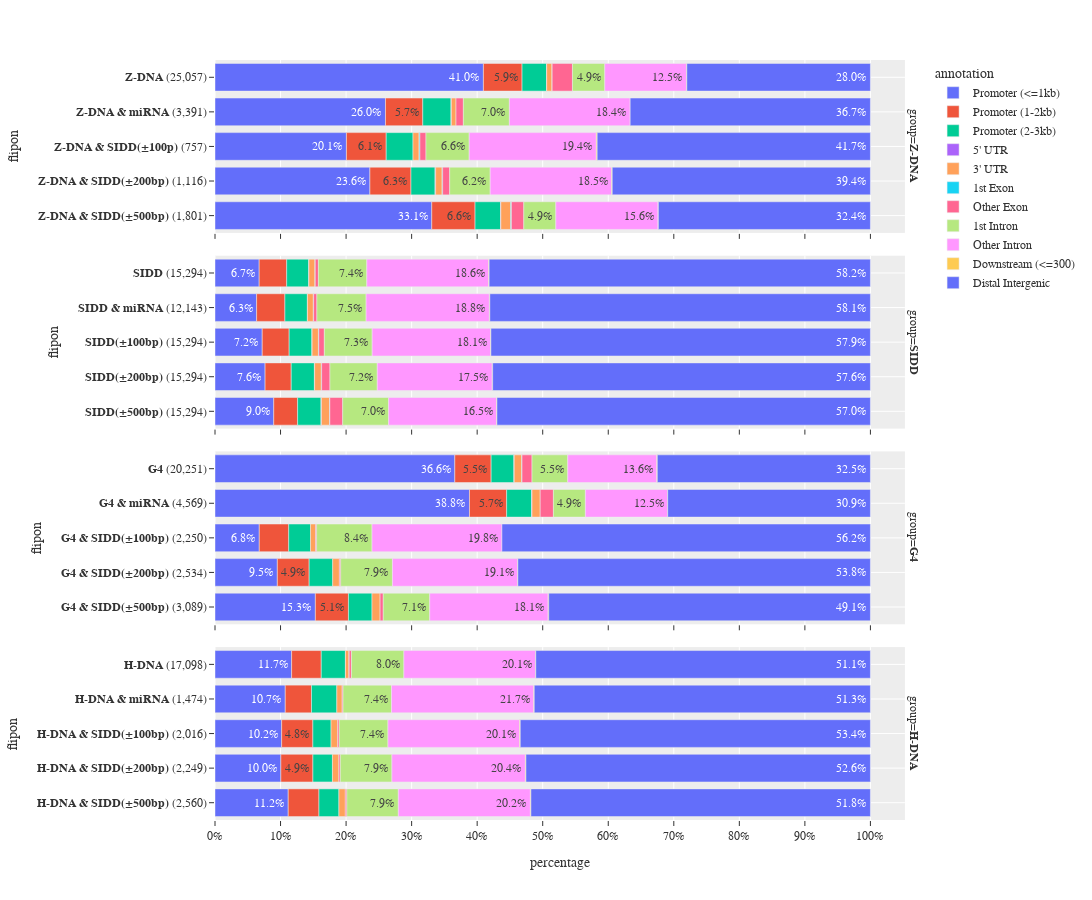

The cell this chart's notebook holds for it:
### Code cell
import plotly.express as px

fig = px.bar(
    plotly_df,
    x="percentage",
    facet_row="group",
    color="annotation",
    y="flipon",
    text_auto=".1%",
    orientation="h",
    category_orders={"flipon": flipon_order},
)


# fig.update_yaxes(
#     ticks="",
#     type="category",
#     categoryarray=plotly_df.sort_values("annotation", ascending=True)["annotation"].unique(),
#     categoryorder="array",
# )

fig.update_xaxes(
    dtick=.1,
    tickformat='.0%',
)

fig.update_yaxes(
    matches=None,
)

fig.update_layout(
    font=dict(family="monospace", size=12),
    uniformtext_minsize=12,
    uniformtext_mode="hide",
    height=900,
    width=1400,
    template="ggplot2",
)

fig.show()

### Figure 1 — Plotly figure (JSON) as saved in the notebook; plotly's stock layout.template omitted (floating-point values rounded to 4 significant figures)
{"data": [{"alignmentgroup": "True", "hovertemplate": "annotation=Promoter (<=1kb)<br>group=<b>Z-DNA<br>percentage=%{x}<br>flipon=%{y}<extra></extra>", "legendgroup": "Promoter (<=1kb)", "marker": {"color": "#636efa", "pattern": {"shape": ""}}, "name": "Promoter (<=1kb)", "offsetgroup": "Promoter (<=1kb)", "orientation": "h", "showlegend": true, "textposition": "auto", "texttemplate": "%{x:.1%}", "type": "bar", "x": [0.4095, 0.2601, 0.2005, 0.2363, 0.3307], "xaxis": "x4", "y": ["<b>Z-DNA</b> (25,057)", "<b>Z-DNA & miRNA</b> (3,391)", "<b>Z-DNA & SIDD(±100p)</b> (757)", "<b>Z-DNA & SIDD(±200bp)</b> (1,116)", "<b>Z-DNA & SIDD(±500bp)</b> (1,801)"], "yaxis": "y4"}, {"alignmentgroup": "True", "hovertemplate": "annotation=Promoter (<=1kb)<br>group=<b>SIDD<br>percentage=%{x}<br>flipon=%{y}<extra></extra>", "legendgroup": "Promoter (<=1kb)", "marker": {"color": "#636efa", "pattern": {"shape": ""}}, "name": "Promoter (<=1kb)", "offsetgroup": "Promoter (<=1kb)", "orientation": "h", "showlegend": false, "textposition": "auto", "texttemplate": "%{x:.1%}", "type": "bar", "x": [0.0674, 0.06349, 0.07204, 0.07643, 0.08963], "xaxis": "x3", "y": ["<b>SIDD</b> (15,294)", "<b>SIDD & miRNA</b> (12,143)", "<b>SIDD(±100bp)</b> (15,294)", "<b>SIDD(±200bp)</b> (15,294)", "<b>SIDD(±500bp)</b> (15,294)"], "yaxis": "y3"}, {"alignmentgroup": "True", "hovertemplate": "annotation=Promoter (<=1kb)<br>group=<b>G4<br>percentage=%{x}<br>flipon=%{y}<extra></extra>", "legendgroup": "Promoter (<=1kb)", "marker": {"color": "#636efa", "pattern": {"shape": ""}}, "name": "Promoter (<=1kb)", "offsetgroup": "Promoter (<=1kb)", "orientation": "h", "showlegend": false, "textposition": "auto", "texttemplate": "%{x:.1%}", "type": "bar", "x": [0.3659, 0.3883, 0.06756, 0.09511, 0.1531], "xaxis": "x2", "y": ["<b>G4</b> (20,251)", "<b>G4 & miRNA</b> (4,569)", "<b>G4 & SIDD(±100bp)</b> (2,250)", "<b>G4 & SIDD(±200bp)</b> (2,534)", "<b>G4 & SIDD(±500bp)</b> (3,089)"], "yaxis": "y2"}, {"alignmentgroup": "True", "hovertemplate": "annotation=Promoter (<=1kb)<br>group=<b>H-DNA<br>percentage=%{x}<br>flipon=%{y}<extra></extra>", "legendgroup": "Promoter (<=1kb)", "marker": {"color": "#636efa", "pattern": {"shape": ""}}, "name": "Promoter (<=1kb)", "offsetgroup": "Promoter (<=1kb)", "orientation": "h", "showlegend": false, "textposition": "auto", "texttemplate": "%{x:.1%}", "type": "bar", "x": [0.1169, 0.1072, 0.1017, 0.1005, 0.1117], "xaxis": "x", "y": ["<b>H-DNA</b> (17,098)", "<b>H-DNA & miRNA</b> (1,474)", "<b>H-DNA & SIDD(±100bp)</b> (2,016)", "<b>H-DNA & SIDD(±200bp)</b> (2,249)", "<b>H-DNA & SIDD(±500bp)</b> (2,560)"], "yaxis": "y"}, {"alignmentgroup": "True", "hovertemplate": "annotation=Promoter (1-2kb)<br>group=<b>Z-DNA<br>percentage=%{x}<br>flipon=%{y}<extra></extra>", "legendgroup": "Promoter (1-2kb)", "marker": {"color": "#EF553B", "pattern": {"shape": ""}}, "name": "Promoter (1-2kb)", "offsetgroup": "Promoter (1-2kb)", "orientation": "h", "showlegend": true, "textposition": "auto", "texttemplate": "%{x:.1%}", "type": "bar", "x": [0.05898, 0.05692, 0.06069, 0.06267, 0.06604], "xaxis": "x4", "y": ["<b>Z-DNA</b> (25,057)", "<b>Z-DNA & miRNA</b> (3,391)", "<b>Z-DNA & SIDD(±100p)</b> (757)", "<b>Z-DNA & SIDD(±200bp)</b> (1,116)", "<b>Z-DNA & SIDD(±500bp)</b> (1,801)"], "yaxis": "y4"}, {"alignmentgroup": "True", "hovertemplate": "annotation=Promoter (1-2kb)<br>group=<b>SIDD<br>percentage=%{x}<br>flipon=%{y}<extra></extra>", "legendgroup": "Promoter (1-2kb)", "marker": {"color": "#EF553B", "pattern": {"shape": ""}}, "name": "Promoter (1-2kb)", "offsetgroup": "Promoter (1-2kb)", "orientation": "h", "showlegend": false, "textposition": "auto", "texttemplate": "%{x:.1%}", "type": "bar", "x": [0.04197, 0.04315, 0.04112, 0.03988, 0.03641], "xaxis": "x3", "y": ["<b>SIDD</b> (15,294)", "<b>SIDD & miRNA</b> (12,143)", "<b>SIDD(±100bp)</b> (15,294)", "<b>SIDD(±200bp)</b> (15,294)", "<b>SIDD(±500bp)</b> (15,294)"], "yaxis": "y3"}, {"alignmentgroup": "True", "hovertemplate": "annotation=Promoter (1-2kb)<br>group=<b>G4<br>percentage=%{x}<br>flipon=%{y}<extra></extra>", "legendgroup": "Promoter (1-2kb)", "marker": {"color": "#EF553B", "pattern": {"shape": ""}}, "name": "Promoter (1-2kb)", "offsetgroup": "Promoter (1-2kb)", "orientation": "h", "showlegend": false, "textposition": "auto", "texttemplate": "%{x:.1%}", "type": "bar", "x": [0.05545, 0.05669, 0.04489, 0.04854, 0.0505], "xaxis": "x2", "y": ["<b>G4</b> (20,251)", "<b>G4 & miRNA</b> (4,569)", "<b>G4 & SIDD(±100bp)</b> (2,250)", "<b>G4 & SIDD(±200bp)</b> (2,534)", "<b>G4 & SIDD(±500bp)</b> (3,089)"], "yaxis": "y2"}, {"alignmentgroup": "True", "hovertemplate": "annotation=Promoter (1-2kb)<br>group=<b>H-DNA<br>percentage=%{x}<br>flipon=%{y}<extra></extra>", "legendgroup": "Promoter (1-2kb)", "marker": {"color": "#EF553B", "pattern": {"shape": ""}}, "name": "Promoter (1-2kb)", "offsetgroup": "Promoter (1-2kb)", "orientation": "h", "showlegend": false, "textposition": "auto", "texttemplate": "%{x:.1%}", "type": "bar", "x": [0.0452, 0.04003, 0.04762, 0.04891, 0.04688], "xaxis": "x", "y": ["<b>H-DNA</b> (17,098)", "<b>H-DNA & miRNA</b> (1,474)", "<b>H-DNA & SIDD(±100bp)</b> (2,016)", "<b>H-DNA & SIDD(±200bp)</b> (2,249)", "<b>H-DNA & SIDD(±500bp)</b> (2,560)"], "yaxis": "y"}, {"alignmentgroup": "True", "hovertemplate": "annotation=Promoter (2-3kb)<br>group=<b>Z-DNA<br>percentage=%{x}<br>flipon=%{y}<extra></extra>", "legendgroup": "Promoter (2-3kb)", "marker": {"color": "#00cc96", "pattern": {"shape": ""}}, "name": "Promoter (2-3kb)", "offsetgroup": "Promoter (2-3kb)", "orientation": "h", "showlegend": true, "textposition": "auto", "texttemplate": "%{x:.1%}", "type": "bar", "x": [0.03735, 0.04306, 0.0409, 0.03671, 0.03885], "xaxis": "x4", "y": ["<b>Z-DNA</b> (25,057)", "<b>Z-DNA & miRNA</b> (3,391)", "<b>Z-DNA & SIDD(±100p)</b> (757)", "<b>Z-DNA & SIDD(±200bp)</b> (1,116)", "<b>Z-DNA & SIDD(±500bp)</b> (1,801)"], "yaxis": "y4"}, {"alignmentgroup": "True", "hovertemplate": "annotation=Promoter (2-3kb)<br>group=<b>SIDD<br>percentage=%{x}<br>flipon=%{y}<extra></extra>", "legendgroup": "Promoter (2-3kb)", "marker": {"color": "#00cc96", "pattern": {"shape": ""}}, "name": "Promoter (2-3kb)", "offsetgroup": "Promoter (2-3kb)", "orientation": "h", "showlegend": false, "textposition": "auto", "texttemplate": "%{x:.1%}", "type": "bar", "x": [0.0338, 0.03434, 0.03478, 0.03537, 0.03563], "xaxis": "x3", "y": ["<b>SIDD</b> (15,294)", "<b>SIDD & miRNA</b> (12,143)", "<b>SIDD(±100bp)</b> (15,294)", "<b>SIDD(±200bp)</b> (15,294)", "<b>SIDD(±500bp)</b> (15,294)"], "yaxis": "y3"}, {"alignmentgroup": "True", "hovertemplate": "annotation=Promoter (2-3kb)<br>group=<b>G4<br>percentage=%{x}<br>flipon=%{y}<extra></extra>", "legendgroup": "Promoter (2-3kb)", "marker": {"color": "#00cc96", "pattern": {"shape": ""}}, "name": "Promoter (2-3kb)", "offsetgroup": "Promoter (2-3kb)", "orientation": "h", "showlegend": false, "textposition": "auto", "texttemplate": "%{x:.1%}", "type": "bar", "x": [0.03476, 0.0383, 0.03333, 0.03591, 0.03593], "xaxis": "x2", "y": ["<b>G4</b> (20,251)", "<b>G4 & miRNA</b> (4,569)", "<b>G4 & SIDD(±100bp)</b> (2,250)", "<b>G4 & SIDD(±200bp)</b> (2,534)", "<b>G4 & SIDD(±500bp)</b> (3,089)"], "yaxis": "y2"}, {"alignmentgroup": "True", "hovertemplate": "annotation=Promoter (2-3kb)<br>group=<b>H-DNA<br>percentage=%{x}<br>flipon=%{y}<extra></extra>", "legendgroup": "Promoter (2-3kb)", "marker": {"color": "#00cc96", "pattern": {"shape": ""}}, "name": "Promoter (2-3kb)", "offsetgroup": "Promoter (2-3kb)", "orientation": "h", "showlegend": false, "textposition": "auto", "texttemplate": "%{x:.1%}", "type": "bar", "x": [0.0369, 0.03867, 0.02778, 0.02979, 0.03047], "xaxis": "x", "y": ["<b>H-DNA</b> (17,098)", "<b>H-DNA & miRNA</b> (1,474)", "<b>H-DNA & SIDD(±100bp)</b> (2,016)", "<b>H-DNA & SIDD(±200bp)</b> (2,249)", "<b>H-DNA & SIDD(±500bp)</b> (2,560)"], "yaxis": "y"}, {"alignmentgroup": "True", "hovertemplate": "annotation=5' UTR<br>group=<b>Z-DNA<br>percentage=%{x}<br>flipon=%{y}<extra></extra>", "legendgroup": "5' UTR", "marker": {"color": "#ab63fa", "pattern": {"shape": ""}}, "name": "5' UTR", "offsetgroup": "5' UTR", "orientation": "h", "showlegend": true, "textposition": "auto", "texttemplate": "%{x:.1%}", "type": "bar", "x": [0.0002394, 0.0005898, 0.0008953, 0.0005549], "xaxis": "x4", "y": ["<b>Z-DNA</b> (25,057)", "<b>Z-DNA & miRNA</b> (3,391)", "<b>Z-DNA & SIDD(±200bp)</b> (1,116)", "<b>Z-DNA & SIDD(±500bp)</b> (1,801)"], "yaxis": "y4"}, {"alignmentgroup": "True", "hovertemplate": "annotation=5' UTR<br>group=<b>SIDD<br>percentage=%{x}<br>flipon=%{y}<extra></extra>", "legendgroup": "5' UTR", "marker": {"color": "#ab63fa", "pattern": {"shape": ""}}, "name": "5' UTR", "offsetgroup": "5' UTR", "orientation": "h", "showlegend": false, "textposition": "auto", "texttemplate": "%{x:.1%}", "type": "bar", "x": [0.0001308, 8.235e-05, 0.0002615, 0.0003269, 0.0007845], "xaxis": "x3", "y": ["<b>SIDD</b> (15,294)", "<b>SIDD & miRNA</b> (12,143)", "<b>SIDD(±100bp)</b> (15,294)", "<b>SIDD(±200bp)</b> (15,294)", "<b>SIDD(±500bp)</b> (15,294)"], "yaxis": "y3"}, {"alignmentgroup": "True", "hovertemplate": "annotation=5' UTR<br>group=<b>G4<br>percentage=%{x}<br>flipon=%{y}<extra></extra>", "legendgroup": "5' UTR", "marker": {"color": "#ab63fa", "pattern": {"shape": ""}}, "name": "5' UTR", "offsetgroup": "5' UTR", "orientation": "h", "showlegend": false, "textposition": "auto", "texttemplate": "%{x:.1%}", "type": "bar", "x": [0.0004938, 0.0004377], "xaxis": "x2", "y": ["<b>G4</b> (20,251)", "<b>G4 & miRNA</b> (4,569)"], "yaxis": "y2"}, {"alignmentgroup": "True", "hovertemplate": "annotation=5' UTR<br>group=<b>H-DNA<br>percentage=%{x}<br>flipon=%{y}<extra></extra>", "legendgroup": "5' UTR", "marker": {"color": "#ab63fa", "pattern": {"shape": ""}}, "name": "5' UTR", "offsetgroup": "5' UTR", "orientation": "h", "showlegend": false, "textposition": "auto", "texttemplate": "%{x:.1%}", "type": "bar", "x": [5.848e-05], "xaxis": "x", "y": ["<b>H-DNA</b> (17,098)"], "yaxis": "y"}, {"alignmentgroup": "True", "hovertemplate": "annotation=3' UTR<br>group=<b>Z-DNA<br>percentage=%{x}<br>flipon=%{y}<extra></extra>", "legendgroup": "3' UTR", "marker": {"color": "#FFA15A", "pattern": {"shape": ""}}, "name": "3' UTR", "offsetgroup": "3' UTR", "orientation": "h", "showlegend": true, "textposition": "auto", "texttemplate": "%{x:.1%}", "type": "bar", "x": [0.008181, 0.007078, 0.009235, 0.009848, 0.01498], "xaxis": "x4", "y": ["<b>Z-DNA</b> (25,057)", "<b>Z-DNA & miRNA</b> (3,391)", "<b>Z-DNA & SIDD(±100p)</b> (757)", "<b>Z-DNA & SIDD(±200bp)</b> (1,116)", "<b>Z-DNA & SIDD(±500bp)</b> (1,801)"], "yaxis": "y4"}, {"alignmentgroup": "True", "hovertemplate": "annotation=3' UTR<br>group=<b>SIDD<br>percentage=%{x}<br>flipon=%{y}<extra></extra>", "legendgroup": "3' UTR", "marker": {"color": "#FFA15A", "pattern": {"shape": ""}}, "name": "3' UTR", "offsetgroup": "3' UTR", "orientation": "h", "showlegend": false, "textposition": "auto", "texttemplate": "%{x:.1%}", "type": "bar", "x": [0.009218, 0.008976, 0.00961, 0.0102, 0.01236], "xaxis": "x3", "y": ["<b>SIDD</b> (15,294)", "<b>SIDD & miRNA</b> (12,143)", "<b>SIDD(±100bp)</b> (15,294)", "<b>SIDD(±200bp)</b> (15,294)", "<b>SIDD(±500bp)</b> (15,294)"], "yaxis": "y3"}, {"alignmentgroup": "True", "hovertemplate": "annotation=3' UTR<br>group=<b>G4<br>percentage=%{x}<br>flipon=%{y}<extra></extra>", "legendgroup": "3' UTR", "marker": {"color": "#FFA15A", "pattern": {"shape": ""}}, "name": "3' UTR", "offsetgroup": "3' UTR", "orientation": "h", "showlegend": false, "textposition": "auto", "texttemplate": "%{x:.1%}", "type": "bar", "x": [0.0116, 0.01248, 0.007556, 0.01026, 0.0123], "xaxis": "x2", "y": ["<b>G4</b> (20,251)", "<b>G4 & miRNA</b> (4,569)", "<b>G4 & SIDD(±100bp)</b> (2,250)", "<b>G4 & SIDD(±200bp)</b> (2,534)", "<b>G4 & SIDD(±500bp)</b> (3,089)"], "yaxis": "y2"}, {"alignmentgroup": "True", "hovertemplate": "annotation=3' UTR<br>group=<b>H-DNA<br>percentage=%{x}<br>flipon=%{y}<extra></extra>", "legendgroup": "3' UTR", "marker": {"color": "#FFA15A", "pattern": {"shape": ""}}, "name": "3' UTR", "offsetgroup": "3' UTR", "orientation": "h", "showlegend": false, "textposition": "auto", "texttemplate": "%{x:.1%}", "type": "bar", "x": [0.005439, 0.008141, 0.009921, 0.009782, 0.009766], "xaxis": "x", "y": ["<b>H-DNA</b> (17,098)", "<b>H-DNA & miRNA</b> (1,474)", "<b>H-DNA & SIDD(±100bp)</b> (2,016)", "<b>H-DNA & SIDD(±200bp)</b> (2,249)", "<b>H-DNA & SIDD(±500bp)</b> (2,560)"], "yaxis": "y"}, {"alignmentgroup": "True", "hovertemplate": "annotation=1st Exon<br>group=<b>Z-DNA<br>percentage=%{x}<br>flipon=%{y}<extra></extra>", "legendgroup": "1st Exon", "marker": {"color": "#19d3f3", "pattern": {"shape": ""}}, "name": "1st Exon", "offsetgroup": "1st Exon", "orientation": "h", "showlegend": true, "textposition": "auto", "texttemplate": "%{x:.1%}", "type": "bar", "x": [0.0001596, 0.001319, 0.0008953, 0.00111], "xaxis": "x4", "y": ["<b>Z-DNA</b> (25,057)", "<b>Z-DNA & SIDD(±100p)</b> (757)", "<b>Z-DNA & SIDD(±200bp)</b> (1,116)", "<b>Z-DNA & SIDD(±500bp)</b> (1,801)"], "yaxis": "y4"}, {"alignmentgroup": "True", "hovertemplate": "annotation=1st Exon<br>group=<b>SIDD<br>percentage=%{x}<br>flipon=%{y}<extra></extra>", "legendgroup": "1st Exon", "marker": {"color": "#19d3f3", "pattern": {"shape": ""}}, "name": "1st Exon", "offsetgroup": "1st Exon", "orientation": "h", "showlegend": false, "textposition": "auto", "texttemplate": "%{x:.1%}", "type": "bar", "x": [0.0004576, 0.0004118, 0.000523, 0.000523, 0.0003923], "xaxis": "x3", "y": ["<b>SIDD</b> (15,294)", "<b>SIDD & miRNA</b> (12,143)", "<b>SIDD(±100bp)</b> (15,294)", "<b>SIDD(±200bp)</b> (15,294)", "<b>SIDD(±500bp)</b> (15,294)"], "yaxis": "y3"}, {"alignmentgroup": "True", "hovertemplate": "annotation=1st Exon<br>group=<b>G4<br>percentage=%{x}<br>flipon=%{y}<extra></extra>", "legendgroup": "1st Exon", "marker": {"color": "#19d3f3", "pattern": {"shape": ""}}, "name": "1st Exon", "offsetgroup": "1st Exon", "orientation": "h", "showlegend": false, "textposition": "auto", "texttemplate": "%{x:.1%}", "type": "bar", "x": [0.0002469], "xaxis": "x2", "y": ["<b>G4</b> (20,251)"], "yaxis": "y2"}, {"alignmentgroup": "True", "hovertemplate": "annotation=1st Exon<br>group=<b>H-DNA<br>percentage=%{x}<br>flipon=%{y}<extra></extra>", "legendgroup": "1st Exon", "marker": {"color": "#19d3f3", "pattern": {"shape": ""}}, "name": "1st Exon", "offsetgroup": "1st Exon", "orientation": "h", "showlegend": false, "textposition": "auto", "texttemplate": "%{x:.1%}", "type": "bar", "x": [0.0002339], "xaxis": "x", "y": ["<b>H-DNA</b> (17,098)"], "yaxis": "y"}, {"alignmentgroup": "True", "hovertemplate": "annotation=Other Exon<br>group=<b>Z-DNA<br>percentage=%{x}<br>flipon=%{y}<extra></extra>", "legendgroup": "Other Exon", "marker": {"color": "#FF6692", "pattern": {"shape": ""}}, "name": "Other Exon", "offsetgroup": "Other Exon", "orientation": "h", "showlegend": true, "textposition": "auto", "texttemplate": "%{x:.1%}", "type": "bar", "x": [0.03097, 0.01121, 0.009235, 0.01074, 0.01887], "xaxis": "x4", "y": ["<b>Z-DNA</b> (25,057)", "<b>Z-DNA & miRNA</b> (3,391)", "<b>Z-DNA & SIDD(±100p)</b> (757)", "<b>Z-DNA & SIDD(±200bp)</b> (1,116)", "<b>Z-DNA & SIDD(±500bp)</b> (1,801)"], "yaxis": "y4"}, {"alignmentgroup": "True", "hovertemplate": "annotation=Other Exon<br>group=<b>SIDD<br>percentage=%{x}<br>flipon=%{y}<extra></extra>", "legendgroup": "Other Exon", "marker": {"color": "#FF6692", "pattern": {"shape": ""}}, "name": "Other Exon", "offsetgroup": "Other Exon", "orientation": "h", "showlegend": false, "textposition": "auto", "texttemplate": "%{x:.1%}", "type": "bar", "x": [0.004772, 0.005023, 0.008499, 0.01268, 0.01961], "xaxis": "x3", "y": ["<b>SIDD</b> (15,294)", "<b>SIDD & miRNA</b> (12,143)", "<b>SIDD(±100bp)</b> (15,294)", "<b>SIDD(±200bp)</b> (15,294)", "<b>SIDD(±500bp)</b> (15,294)"], "yaxis": "y3"}, {"alignmentgroup": "True", "hovertemplate": "annotation=Other Exon<br>group=<b>G4<br>percentage=%{x}<br>flipon=%{y}<extra></extra>", "legendgroup": "Other Exon", "marker": {"color": "#FF6692", "pattern": {"shape": ""}}, "name": "Other Exon", "offsetgroup": "Other Exon", "orientation": "h", "showlegend": false, "textposition": "auto", "texttemplate": "%{x:.1%}", "type": "bar", "x": [0.01526, 0.02014, 0.001778, 0.001973, 0.004856], "xaxis": "x2", "y": ["<b>G4</b> (20,251)", "<b>G4 & miRNA</b> (4,569)", "<b>G4 & SIDD(±100bp)</b> (2,250)", "<b>G4 & SIDD(±200bp)</b> (2,534)", "<b>G4 & SIDD(±500bp)</b> (3,089)"], "yaxis": "y2"}, {"alignmentgroup": "True", "hovertemplate": "annotation=Other Exon<br>group=<b>H-DNA<br>percentage=%{x}<br>flipon=%{y}<extra></extra>", "legendgroup": "Other Exon", "marker": {"color": "#FF6692", "pattern": {"shape": ""}}, "name": "Other Exon", "offsetgroup": "Other Exon", "orientation": "h", "showlegend": false, "textposition": "auto", "texttemplate": "%{x:.1%}", "type": "bar", "x": [0.00345, 0.001357, 0.00248, 0.002223, 0.002344], "xaxis": "x", "y": ["<b>H-DNA</b> (17,098)", "<b>H-DNA & miRNA</b> (1,474)", "<b>H-DNA & SIDD(±100bp)</b> (2,016)", "<b>H-DNA & SIDD(±200bp)</b> (2,249)", "<b>H-DNA & SIDD(±500bp)</b> (2,560)"], "yaxis": "y"}, {"alignmentgroup": "True", "hovertemplate": "annotation=1st Intron<br>group=<b>Z-DNA<br>percentage=%{x}<br>flipon=%{y}<extra></extra>", "legendgroup": "1st Intron", "marker": {"color": "#B6E880", "pattern": {"shape": ""}}, "name": "1st Intron", "offsetgroup": "1st Intron", "orientation": "h", "showlegend": true, "textposition": "auto", "texttemplate": "%{x:.1%}", "type": "bar", "x": [0.04932, 0.07019, 0.06596, 0.06177, 0.04883], "xaxis": "x4", "y": ["<b>Z-DNA</b> (25,057)", "<b>Z-DNA & miRNA</b> (3,391)", "<b>Z-DNA & SIDD(±100p)</b> (757)", "<b>Z-DNA & SIDD(±200bp)</b> (1,116)", "<b>Z-DNA & SIDD(±500bp)</b> (1,801)"], "yaxis": "y4"}, {"alignmentgroup": "True", "hovertemplate": "annotation=1st Intron<br>group=<b>SIDD<br>percentage=%{x}<br>flipon=%{y}<extra></extra>", "legendgroup": "1st Intron", "marker": {"color": "#B6E880", "pattern": {"shape": ""}}, "name": "1st Intron", "offsetgroup": "1st Intron", "orientation": "h", "showlegend": false, "textposition": "auto", "texttemplate": "%{x:.1%}", "type": "bar", "x": [0.07388, 0.07502, 0.07296, 0.07218, 0.07002], "xaxis": "x3", "y": ["<b>SIDD</b> (15,294)", "<b>SIDD & miRNA</b> (12,143)", "<b>SIDD(±100bp)</b> (15,294)", "<b>SIDD(±200bp)</b> (15,294)", "<b>SIDD(±500bp)</b> (15,294)"], "yaxis": "y3"}, {"alignmentgroup": "True", "hovertemplate": "annotation=1st Intron<br>group=<b>G4<br>percentage=%{x}<br>flipon=%{y}<extra></extra>", "legendgroup": "1st Intron", "marker": {"color": "#B6E880", "pattern": {"shape": ""}}, "name": "1st Intron", "offsetgroup": "1st Intron", "orientation": "h", "showlegend": false, "textposition": "auto", "texttemplate": "%{x:.1%}", "type": "bar", "x": [0.05451, 0.04881, 0.08444, 0.07893, 0.0709], "xaxis": "x2", "y": ["<b>G4</b> (20,251)", "<b>G4 & miRNA</b> (4,569)", "<b>G4 & SIDD(±100bp)</b> (2,250)", "<b>G4 & SIDD(±200bp)</b> (2,534)", "<b>G4 & SIDD(±500bp)</b> (3,089)"], "yaxis": "y2"}, {"alignmentgroup": "True", "hovertemplate": "annotation=1st Intron<br>group=<b>H-DNA<br>percentage=%{x}<br>flipon=%{y}<extra></extra>", "legendgroup": "1st Intron", "marker": {"color": "#B6E880", "pattern": {"shape": ""}}, "name": "1st Intron", "offsetgroup": "1st Intron", "orientation": "h", "showlegend": false, "textposition": "auto", "texttemplate": "%{x:.1%}", "type": "bar", "x": [0.08, 0.07395, 0.0744, 0.0787, 0.07852], "xaxis": "x", "y": ["<b>H-DNA</b> (17,098)", "<b>H-DNA & miRNA</b> (1,474)", "<b>H-DNA & SIDD(±100bp)</b> (2,016)", "<b>H-DNA & SIDD(±200bp)</b> (2,249)", "<b>H-DNA & SIDD(±500bp)</b> (2,560)"], "yaxis": "y"}, {"alignmentgroup": "True", "hovertemplate": "annotation=Other Intron<br>group=<b>Z-DNA<br>percentage=%{x}<br>flipon=%{y}<extra></extra>", "legendgroup": "Other Intron", "marker": {"color": "#FF97FF", "pattern": {"shape": ""}}, "name": "Other Intron", "offsetgroup": "Other Intron", "orientation": "h", "showlegend": true, "textposition": "auto", "texttemplate": "%{x:.1%}", "type": "bar", "x": [0.1246, 0.1843, 0.1939, 0.1853, 0.1559], "xaxis": "x4", "y": ["<b>Z-DNA</b> (25,057)", "<b>Z-DNA & miRNA</b> (3,391)", "<b>Z-DNA & SIDD(±100p)</b> (757)", "<b>Z-DNA & SIDD(±200bp)</b> (1,116)", "<b>Z-DNA & SIDD(±500bp)</b> (1,801)"], "yaxis": "y4"}, {"alignmentgroup": "True", "hovertemplate": "annotation=Other Intron<br>group=<b>SIDD<br>percentage=%{x}<br>flipon=%{y}<extra></extra>", "legendgroup": "Other Intron", "marker": {"color": "#FF97FF", "pattern": {"shape": ""}}, "name": "Other Intron", "offsetgroup": "Other Intron", "orientation": "h", "showlegend": false, "textposition": "auto", "texttemplate": "%{x:.1%}", "type": "bar", "x": [0.1859, 0.1881, 0.1806, 0.1754, 0.1647], "xaxis": "x3", "y": ["<b>SIDD</b> (15,294)", "<b>SIDD & miRNA</b> (12,143)", "<b>SIDD(±100bp)</b> (15,294)", "<b>SIDD(±200bp)</b> (15,294)", "<b>SIDD(±500bp)</b> (15,294)"], "yaxis": "y3"}, {"alignmentgroup": "True", "hovertemplate": "annotation=Other Intron<br>group=<b>G4<br>percentage=%{x}<br>flipon=%{y}<extra></extra>", "legendgroup": "Other Intron", "marker": {"color": "#FF97FF", "pattern": {"shape": ""}}, "name": "Other Intron", "offsetgroup": "Other Intron", "orientation": "h", "showlegend": false, "textposition": "auto", "texttemplate": "%{x:.1%}", "type": "bar", "x": [0.1359, 0.1254, 0.1982, 0.191, 0.1806], "xaxis": "x2", "y": ["<b>G4</b> (20,251)", "<b>G4 & miRNA</b> (4,569)", "<b>G4 & SIDD(±100bp)</b> (2,250)", "<b>G4 & SIDD(±200bp)</b> (2,534)", "<b>G4 & SIDD(±500bp)</b> (3,089)"], "yaxis": "y2"}, {"alignmentgroup": "True", "hovertemplate": "annotation=Other Intron<br>group=<b>H-DNA<br>percentage=%{x}<br>flipon=%{y}<extra></extra>", "legendgroup": "Other Intron", "marker": {"color": "#FF97FF", "pattern": {"shape": ""}}, "name": "Other Intron", "offsetgroup": "Other Intron", "orientation": "h", "showlegend": false, "textposition": "auto", "texttemplate": "%{x:.1%}", "type": "bar", "x": [0.2009, 0.2171, 0.2009, 0.2036, 0.2016], "xaxis": "x", "y": ["<b>H-DNA</b> (17,098)", "<b>H-DNA & miRNA</b> (1,474)", "<b>H-DNA & SIDD(±100bp)</b> (2,016)", "<b>H-DNA & SIDD(±200bp)</b> (2,249)", "<b>H-DNA & SIDD(±500bp)</b> (2,560)"], "yaxis": "y"}, {"alignmentgroup": "True", "hovertemplate": "annotation=Downstream (<=300)<br>group=<b>Z-DNA<br>percentage=%{x}<br>flipon=%{y}<extra></extra>", "legendgroup": "Downstream (<=300)", "marker": {"color": "#FECB52", "pattern": {"shape": ""}}, "name": "Downstream (<=300)", "offsetgroup": "Downstream (<=300)", "orientation": "h", "showlegend": true, "textposition": "auto", "texttemplate": "%{x:.1%}", "type": "bar", "x": [0.0005587, 0.001319, 0.0008953, 0.0005549], "xaxis": "x4", "y": ["<b>Z-DNA</b> (25,057)", "<b>Z-DNA & SIDD(±100p)</b> (757)", "<b>Z-DNA & SIDD(±200bp)</b> (1,116)", "<b>Z-DNA & SIDD(±500bp)</b> (1,801)"], "yaxis": "y4"}, {"alignmentgroup": "True", "hovertemplate": "annotation=Downstream (<=300)<br>group=<b>SIDD<br>percentage=%{x}<br>flipon=%{y}<extra></extra>", "legendgroup": "Downstream (<=300)", "marker": {"color": "#FECB52", "pattern": {"shape": ""}}, "name": "Downstream (<=300)", "offsetgroup": "Downstream (<=300)", "orientation": "h", "showlegend": false, "textposition": "auto", "texttemplate": "%{x:.1%}", "type": "bar", "x": [0.0007191, 0.0007412, 0.0005884, 0.0006538, 0.0006538], "xaxis": "x3", "y": ["<b>SIDD</b> (15,294)", "<b>SIDD & miRNA</b> (12,143)", "<b>SIDD(±100bp)</b> (15,294)", "<b>SIDD(±200bp)</b> (15,294)", "<b>SIDD(±500bp)</b> (15,294)"], "yaxis": "y3"}, {"alignmentgroup": "True", "hovertemplate": "annotation=Downstream (<=300)<br>group=<b>G4<br>percentage=%{x}<br>flipon=%{y}<extra></extra>", "legendgroup": "Downstream (<=300)", "marker": {"color": "#FECB52", "pattern": {"shape": ""}}, "name": "Downstream (<=300)", "offsetgroup": "Downstream (<=300)", "orientation": "h", "showlegend": false, "textposition": "auto", "texttemplate": "%{x:.1%}", "type": "bar", "x": [0.0007406, 0.0002189, 0.0003946, 0.0009712], "xaxis": "x2", "y": ["<b>G4</b> (20,251)", "<b>G4 & miRNA</b> (4,569)", "<b>G4 & SIDD(±200bp)</b> (2,534)", "<b>G4 & SIDD(±500bp)</b> (3,089)"], "yaxis": "y2"}, {"alignmentgroup": "True", "hovertemplate": "annotation=Downstream (<=300)<br>group=<b>H-DNA<br>percentage=%{x}<br>flipon=%{y}<extra></extra>", "legendgroup": "Downstream (<=300)", "marker": {"color": "#FECB52", "pattern": {"shape": ""}}, "name": "Downstream (<=300)", "offsetgroup": "Downstream (<=300)", "orientation": "h", "showlegend": false, "textposition": "auto", "texttemplate": "%{x:.1%}", "type": "bar", "x": [0.0004094, 0.0006784, 0.0009921, 0.0008893, 0.0007813], "xaxis": "x", "y": ["<b>H-DNA</b> (17,098)", "<b>H-DNA & miRNA</b> (1,474)", "<b>H-DNA & SIDD(±100bp)</b> (2,016)", "<b>H-DNA & SIDD(±200bp)</b> (2,249)", "<b>H-DNA & SIDD(±500bp)</b> (2,560)"], "yaxis": "y"}, {"alignmentgroup": "True", "hovertemplate": "annotation=Distal Intergenic<br>group=<b>Z-DNA<br>percentage=%{x}<br>flipon=%{y}<extra></extra>", "legendgroup": "Distal Intergenic", "marker": {"color": "#636efa", "pattern": {"shape": ""}}, "name": "Distal Intergenic", "offsetgroup": "Distal Intergenic", "orientation": "h", "showlegend": true, "textposition": "auto", "texttemplate": "%{x:.1%}", "type": "bar", "x": [0.2801, 0.3666, 0.4169, 0.3939, 0.3235], "xaxis": "x4", "y": ["<b>Z-DNA</b> (25,057)", "<b>Z-DNA & miRNA</b> (3,391)", "<b>Z-DNA & SIDD(±100p)</b> (757)", "<b>Z-DNA & SIDD(±200bp)</b> (1,116)", "<b>Z-DNA & SIDD(±500bp)</b> (1,801)"], "yaxis": "y4"}, {"alignmentgroup": "True", "hovertemplate": "annotation=Distal Intergenic<br>group=<b>SIDD<br>percentage=%{x}<br>flipon=%{y}<extra></extra>", "legendgroup": "Distal Intergenic", "marker": {"color": "#636efa", "pattern": {"shape": ""}}, "name": "Distal Intergenic", "offsetgroup": "Distal Intergenic", "orientation": "h", "showlegend": false, "textposition": "auto", "texttemplate": "%{x:.1%}", "type": "bar", "x": [0.5817, 0.5807, 0.579, 0.5764, 0.5698], "xaxis": "x3", "y": ["<b>SIDD</b> (15,294)", "<b>SIDD & miRNA</b> (12,143)", "<b>SIDD(±100bp)</b> (15,294)", "<b>SIDD(±200bp)</b> (15,294)", "<b>SIDD(±500bp)</b> (15,294)"], "yaxis": "y3"}, {"alignmentgroup": "True", "hovertemplate": "annotation=Distal Intergenic<br>group=<b>G4<br>percentage=%{x}<br>flipon=%{y}<extra></extra>", "legendgroup": "Distal Intergenic", "marker": {"color": "#636efa", "pattern": {"shape": ""}}, "name": "Distal Intergenic", "offsetgroup": "Distal Intergenic", "orientation": "h", "showlegend": false, "textposition": "auto", "texttemplate": "%{x:.1%}", "type": "bar", "x": [0.3251, 0.3093, 0.5622, 0.5379, 0.4908], "xaxis": "x2", "y": ["<b>G4</b> (20,251)", "<b>G4 & miRNA</b> (4,569)", "<b>G4 & SIDD(±100bp)</b> (2,250)", "<b>G4 & SIDD(±200bp)</b> (2,534)", "<b>G4 & SIDD(±500bp)</b> (3,089)"], "yaxis": "y2"}, {"alignmentgroup": "True", "hovertemplate": "annotation=Distal Intergenic<br>group=<b>H-DNA<br>percentage=%{x}<br>flipon=%{y}<extra></extra>", "legendgroup": "Distal Intergenic", "marker": {"color": "#636efa", "pattern": {"shape": ""}}, "name": "Distal Intergenic", "offsetgroup": "Distal Intergenic", "orientation": "h", "showlegend": false, "textposition": "auto", "texttemplate": "%{x:.1%}", "type": "bar", "x": [0.5105, 0.5129, 0.5342, 0.5256, 0.518], "xaxis": "x", "y": ["<b>H-DNA</b> (17,098)", "<b>H-DNA & miRNA</b> (1,474)", "<b>H-DNA & SIDD(±100bp)</b> (2,016)", "<b>H-DNA & SIDD(±200bp)</b> (2,249)", "<b>H-DNA & SIDD(±500bp)</b> (2,560)"], "yaxis": "y"}], "layout": {"annotations": [{"font": {}, "showarrow": false, "text": "group=<b>H-DNA", "textangle": 90, "x": 0.98, "xanchor": "left", "xref": "paper", "y": 0.1138, "yanchor": "middle", "yref": "paper"}, {"font": {}, "showarrow": false, "text": "group=<b>G4", "textangle": 90, "x": 0.98, "xanchor": "left", "xref": "paper", "y": 0.3712, "yanchor": "middle", "yref": "paper"}, {"font": {}, "showarrow": false, "text": "group=<b>SIDD", "textangle": 90, "x": 0.98, "xanchor": "left", "xref": "paper", "y": 0.6288, "yanchor": "middle", "yref": "paper"}, {"font": {}, "showarrow": false, "text": "group=<b>Z-DNA", "textangle": 90, "x": 0.98, "xanchor": "left", "xref": "paper", "y": 0.8862, "yanchor": "middle", "yref": "paper"}], "barmode": "relative", "font": {"family": "monospace", "size": 12}, "height": 900, "legend": {"title": {"text": "annotation"}, "tracegroupgap": 0}, "margin": {"t": 60}, "uniformtext": {"minsize": 12, "mode": "hide"}, "width": 1400, "xaxis": {"anchor": "y", "domain": [0, 0.98], "dtick": 0.1, "tickformat": ".0%", "title": {"text": "percentage"}}, "xaxis2": {"anchor": "y2", "domain": [0, 0.98], "dtick": 0.1, "matches": "x", "showticklabels": false, "tickformat": ".0%"}, "xaxis3": {"anchor": "y3", "domain": [0, 0.98], "dtick": 0.1, "matches": "x", "showticklabels": false, "tickformat": ".0%"}, "xaxis4": {"anchor": "y4", "domain": [0, 0.98], "dtick": 0.1, "matches": "x", "showticklabels": false, "tickformat": ".0%"}, "yaxis": {"anchor": "x", "categoryarray": ["<b>SIDD(±500bp)</b> (15,294)", "<b>SIDD(±200bp)</b> (15,294)", "<b>SIDD(±100bp)</b> (15,294)", "<b>SIDD & miRNA</b> (12,143)", "<b>SIDD</b> (15,294)", "<b>H-DNA & SIDD(±500bp)</b> (2,560)", "<b>H-DNA & SIDD(±200bp)</b> (2,249)", "<b>H-DNA & SIDD(±100bp)</b> (2,016)", "<b>H-DNA & miRNA</b> (1,474)", "<b>H-DNA</b> (17,098)", "<b>G4 & SIDD(±500bp)</b> (3,089)", "<b>G4 & SIDD(±200bp)</b> (2,534)", "<b>G4 & SIDD(±100bp)</b> (2,250)", "<b>G4 & miRNA</b> (4,569)", "<b>G4</b> (20,251)", "<b>Z-DNA & SIDD(±500bp)</b> (1,801)", "<b>Z-DNA & SIDD(±200bp)</b> (1,116)", "<b>Z-DNA & SIDD(±100p)</b> (757)", "<b>Z-DNA & miRNA</b> (3,391)", "<b>Z-DNA</b> (25,057)"], "categoryorder": "array", "domain": [0, 0.2275], "title": {"text": "flipon"}}, "yaxis2": {"anchor": "x2", "categoryarray": ["<b>SIDD(±500bp)</b> (15,294)", "<b>SIDD(±200bp)</b> (15,294)", "<b>SIDD(±100bp)</b> (15,294)", "<b>SIDD & miRNA</b> (12,143)", "<b>SIDD</b> (15,294)", "<b>H-DNA & SIDD(±500bp)</b> (2,560)", "<b>H-DNA & SIDD(±200bp)</b> (2,249)", "<b>H-DNA & SIDD(±100bp)</b> (2,016)", "<b>H-DNA & miRNA</b> (1,474)", "<b>H-DNA</b> (17,098)", "<b>G4 & SIDD(±500bp)</b> (3,089)", "<b>G4 & SIDD(±200bp)</b> (2,534)", "<b>G4 & SIDD(±100bp)</b> (2,250)", "<b>G4 & miRNA</b> (4,569)", "<b>G4</b> (20,251)", "<b>Z-DNA & SIDD(±500bp)</b> (1,801)", "<b>Z-DNA & SIDD(±200bp)</b> (1,116)", "<b>Z-DNA & SIDD(±100p)</b> (757)", "<b>Z-DNA & miRNA</b> (3,391)", "<b>Z-DNA</b> (25,057)"], "categoryorder": "array", "domain": [0.2575, 0.485], "title": {"text": "flipon"}}, "yaxis3": {"anchor": "x3", "categoryarray": ["<b>SIDD(±500bp)</b> (15,294)", "<b>SIDD(±200bp)</b> (15,294)", "<b>SIDD(±100bp)</b> (15,294)", "<b>SIDD & miRNA</b> (12,143)", "<b>SIDD</b> (15,294)", "<b>H-DNA & SIDD(±500bp)</b> (2,560)", "<b>H-DNA & SIDD(±200bp)</b> (2,249)", "<b>H-DNA & SIDD(±100bp)</b> (2,016)", "<b>H-DNA & miRNA</b> (1,474)", "<b>H-DNA</b> (17,098)", "<b>G4 & SIDD(±500bp)</b> (3,089)", "<b>G4 & SIDD(±200bp)</b> (2,534)", "<b>G4 & SIDD(±100bp)</b> (2,250)", "<b>G4 & miRNA</b> (4,569)", "<b>G4</b> (20,251)", "<b>Z-DNA & SIDD(±500bp)</b> (1,801)", "<b>Z-DNA & SIDD(±200bp)</b> (1,116)", "<b>Z-DNA & SIDD(±100p)</b> (757)", "<b>Z-DNA & miRNA</b> (3,391)", "<b>Z-DNA</b> (25,057)"], "categoryorder": "array", "domain": [0.515, 0.7425], "title": {"text": "flipon"}}, "yaxis4": {"anchor": "x4", "categoryarray": ["<b>SIDD(±500bp)</b> (15,294)", "<b>SIDD(±200bp)</b> (15,294)", "<b>SIDD(±100bp)</b> (15,294)", "<b>SIDD & miRNA</b> (12,143)", "<b>SIDD</b> (15,294)", "<b>H-DNA & SIDD(±500bp)</b> (2,560)", "<b>H-DNA & SIDD(±200bp)</b> (2,249)", "<b>H-DNA & SIDD(±100bp)</b> (2,016)", "<b>H-DNA & miRNA</b> (1,474)", "<b>H-DNA</b> (17,098)", "<b>G4 & SIDD(±500bp)</b> (3,089)", "<b>G4 & SIDD(±200bp)</b> (2,534)", "<b>G4 & SIDD(±100bp)</b> (2,250)", "<b>G4 & miRNA</b> (4,569)", "<b>G4</b> (20,251)", "<b>Z-DNA & SIDD(±500bp)</b> (1,801)", "<b>Z-DNA & SIDD(±200bp)</b> (1,116)", "<b>Z-DNA & SIDD(±100p)</b> (757)", "<b>Z-DNA & miRNA</b> (3,391)", "<b>Z-DNA</b> (25,057)"], "categoryorder": "array", "domain": [0.7725, 1], "title": {"text": "flipon"}}}}
